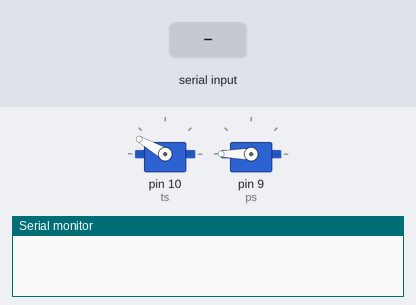
A sketch run on a simulated Arduino Uno, built with avr-gcc and run on an emulated ATmega328P. Parts: 2 × servo, the last lines printed to the serial monitor. The test bench sets the inputs (shaded band).

Above: at 1.2 s.
1.3 s: "90,45\n" received over Serial
At 2.0 s:
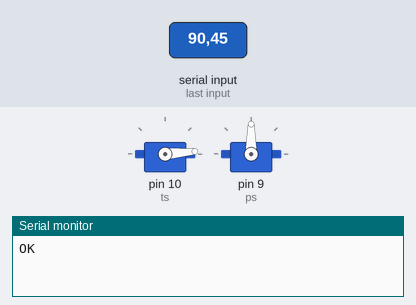
2.8 s: "30,150\n" received over Serial
At 3.5 s:
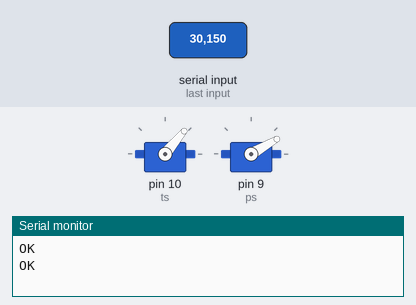
4.3 s: "5\n" received over Serial
At 5.2 s:
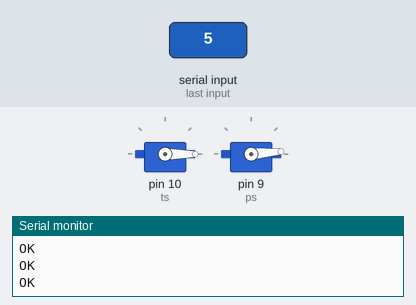
5.8 s: "200\n" received over Serial
At 7.1 s:
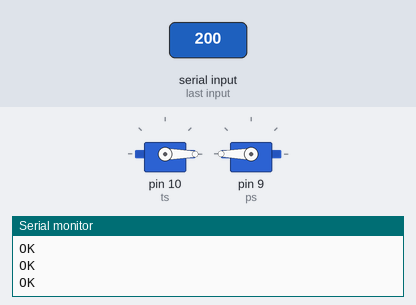
Timing chart, 0 to 8.3 s (numbered marks = the images above; inputs shaded):
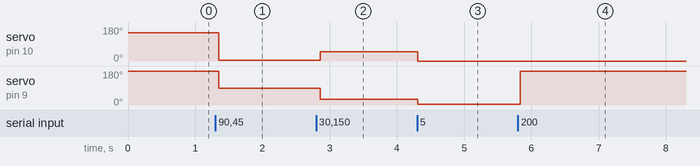

The sketch:

scan.ino
```cpp
// Arduino code for laser scanning
// Geoffrey Litt

// This is a lightweight Arduino program which receives movement commands over
// serial and outputs appropriate signals to two servos to move a pan-tilt.

#include <Servo.h>

Servo ps; // phi servo
Servo ts; // theta servo

const int PHI_PIN = 9;
const int THETA_PIN = 10;

void output(int p, int t){}

void setup(){
  ts.attach(10);
  ps.attach(9);

  // initialize all the way down and turned clockwise
  ts.write(150);
  ps.write(180);

  Serial.begin(9600);
}

void loop(){
  int phi; // phi angle
  int theta; // theta angle
  char inChar;
  String serialInput = "";

  while(Serial.available() > 0){
    inChar = Serial.read();
    if(inChar == '\n'){
      phi = serialInput.substring(0, 3).toInt();
      theta = serialInput.substring(4, 7).toInt();
      ps.write(phi);
      ts.write(theta);
      serialInput = "";
      Serial.println("OK");
    }
    else{
      serialInput += inChar;
      delay(10); // this seems to be necessary to let the string have time to be reassigned in memory
    }
  }
}
```

Measured:
- after the input at 1.3 s, servo on pin 10 (ts): 150° → 5° after 0.05 s; servo on pin 9 (ps): 180° → 90° after 0.05 s
- after the input at 2.8 s, servo on pin 10 (ts): 5° → 50° after 0.06 s; servo on pin 9 (ps): 90° → 30° after 0.06 s
- after the input at 4.3 s, servo on pin 10 (ts): 50° → 0° at once; servo on pin 9 (ps): 30° → 5° at once
- after the input at 5.8 s, servo on pin 9 (ps): 5° → 180° at once
